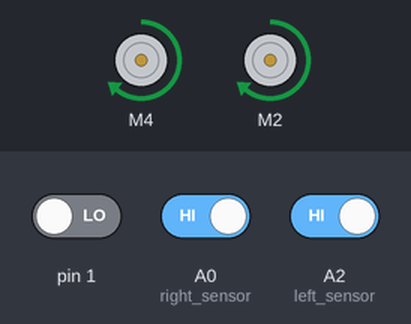
This sketch was run on a simulated Arduino Uno, built with avr-gcc and run on an emulated ATmega328P. Shown: 2 × DC motor (green arrow = forward, orange = backward, longer = faster). The inputs (shaded band) are chosen by the test bench; at power-on: pin 1 LOW, A0 (right_sensor) HIGH, A2 (left_sensor) HIGH.

Above: at 4.2 s.
4.3 s: pin 1 driven HIGH
7.3 s: A0 (right_sensor) driven LOW
At 8.5 s:
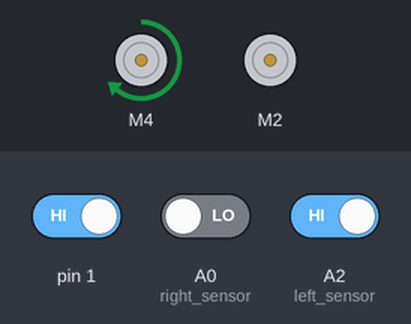
8.8 s: pin 1 driven LOW
At 9.3 s:
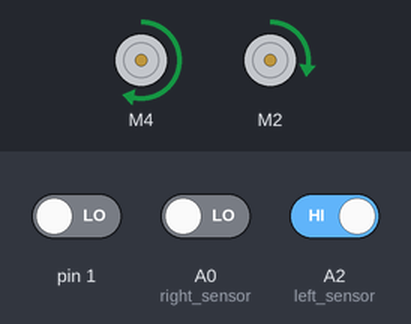
10.3 s: A0 (right_sensor) driven HIGH
At 11.5 s:
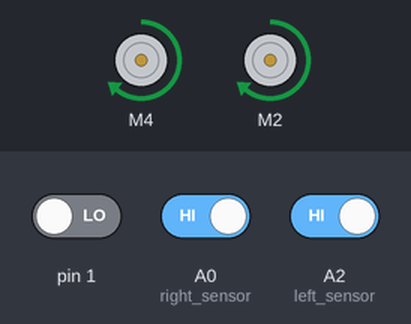
11.8 s: A2 (left_sensor) driven LOW
At 12.8 s:
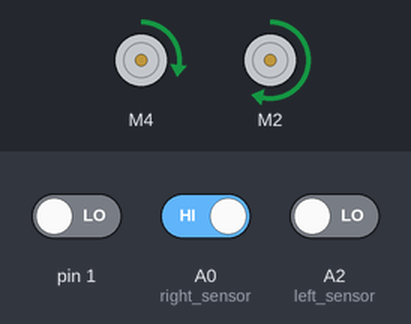
13.3 s: pin 1 driven HIGH
At 13.9 s:
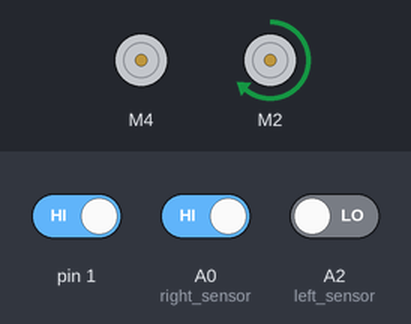
Timing chart, 0 to 15.8 s (numbered marks = the images above; inputs shaded):
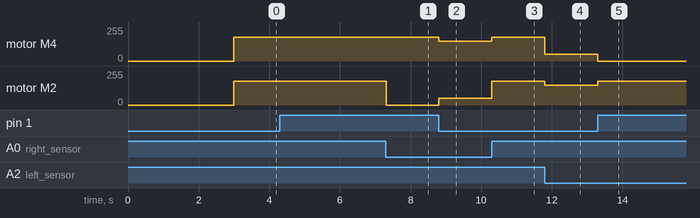

The sketch:

ir_code.ino
```cpp
#include <AFMotor.h>

AF_DCMotor left_motor(2,MOTOR12_1KHZ);
AF_DCMotor right_motor(4,MOTOR12_1KHZ);

int right_sensor=A0;
//int middle_sensor=A1;
int left_sensor=A2;
bool command=true;
int state =0;
bool middle_sensor =true;

void setup() {
  if(Serial.available() > 0){
command = Serial.read();
switch(command){
case 'F':
middle_sensor=true;
break;
case 'B':
middle_sensor=false;
break;
}
}
  pinMode(right_sensor,INPUT);
  //pinMode(middle_sensor,INPUT);
  pinMode(left_sensor ,INPUT);


  right_motor.setSpeed(180);
  right_motor.setSpeed(180);
  delay(3000);//put the car int the begining line after 3 seconds


}

void loop() {
  //the reads of the sensors
  int rs=digitalRead(right_sensor);
  int ms=digitalRead(middle_sensor);
  int ls=digitalRead(left_sensor);

  //conditions
  //read white from the out sensors and black from the middle so move
 if ((ls == 0) && (ms == 1)&&(rs == 0)) //in case 010
  {
    //forward();
  right_motor.setSpeed(180);
  left_motor.setSpeed(180);
  right_motor.run(FORWARD);
  left_motor.run(FORWARD);
    state=1;
  }

  else if((ls == 1) && (ms == 0)&& (rs == 1))
  {
    //forward();
    right_motor.setSpeed(180);
  left_motor.setSpeed(180);
  right_motor.run(FORWARD);
  left_motor.run(FORWARD);
  }

  //natural turn to left
  else if ((ls == 1) && (ms == 0)&&(rs == 0))//in case 100
  {
    //left();
  right_motor.setSpeed(150);
  left_motor.setSpeed(50);
  right_motor.run(FORWARD);
  left_motor.run( FORWARD);
    state=2;
  }

   //turn with an angle to left
  else if ((ls == 1) && (ms == 1)&&(rs == 0))
  {
    //sharp_left();
    right_motor.setSpeed( 180);
  left_motor.setSpeed(0);
  right_motor.run(FORWARD);
  left_motor.run(RELEASE);
     state=2;
  }

  //natural turn to right
  else if ((ls == 0) && (ms == 0)&&(rs == 1))
  {
    //right();
   right_motor.setSpeed(50);
  left_motor.setSpeed(150);
  right_motor.run( FORWARD);
  left_motor.run(FORWARD);
    state=3;
  }

  //angle turn to right
  else if ((ls == 0) && (ms == 1)&&(rs == 1))
  {
    //sharp_right();
    right_motor.setSpeed(0);//shall i low the speed in turns?
  left_motor.setSpeed(180);
  right_motor.run(RELEASE);
  left_motor.run(FORWARD);
     state=3;
  }

  //  in case111 will go for 500ms and if it reads 111 then it arrived to the black square if reads 000 (white) then it reached two ways(circle path)so will retun back for 500ms and turn right or left
  else if ((ls == 1) && (ms == 1)&& (rs == 1))
  {
    //forward(500);       cause we want know either we are towards a circle or we are at the finishing point
       right_motor.setSpeed(180);
  left_motor.setSpeed(180);
  right_motor.run(FORWARD);
  left_motor.run(FORWARD);
    delay(500);

    //stop();
       right_motor.setSpeed(0);
  left_motor.setSpeed(0);
  right_motor.run(RELEASE);
  left_motor.run(RELEASE);
    delay(2);
    if((ls == 1) && (ms == 1)&& (rs == 1))
    {
      //stop();
        right_motor.setSpeed(0);
  left_motor.setSpeed(0);
  right_motor.run(RELEASE);
  left_motor.run(RELEASE);
    }
    else if((ls == 0) && (ms == 0)&& (rs == 0))//on the circle path
    {
      //backward(500);      so we get to the point from where we started
       right_motor.setSpeed( 180);
  left_motor.setSpeed(180);
  right_motor.run(BACKWARD);
  left_motor.run(BACKWARD);
      delay(500);
      //stop(); // delay 500 ms to take the recent read after we get to the point we moved from
        right_motor.setSpeed(0);
  left_motor.setSpeed(0);
  right_motor.run(RELEASE);
  left_motor.run(RELEASE);
      delay(1);
      //right();// we now know that we are in a circle so we must get right or left
      right_motor.setSpeed(50);
  left_motor.setSpeed(150);
  right_motor.run( FORWARD);
  left_motor.run(FORWARD);
    }

  }


///in case 000 if it got out of the line or on dashed linne
  if((ls == 0) && (ms == 0)&& (rs == 0))
  {
    if(state==1)// the last was the straighrtb line and now it is now on the dashedline
    {
      //forward();
      right_motor.setSpeed(180);
  left_motor.setSpeed(180);
  right_motor.run(FORWARD);
  left_motor.run(FORWARD);
    }
    if(state==2)//the last  was left turn and got out
    {
      //left();
       right_motor.setSpeed(150);
  left_motor.setSpeed(50);
  right_motor.run(FORWARD);
  left_motor.run( FORWARD);
    }
    if(state==3)// the last was right turn and got out
    {
      //right();
       right_motor.setSpeed(50);
  left_motor.setSpeed(150);
  right_motor.run( FORWARD);
  left_motor.run(FORWARD);
    }
  }

 }

  //phone control
/*  if(Serial.available() > 0){
command = Serial.read();
switch(command){
case 'F':
forward();
break;
case 'B':
back();
break;
case 'L':
sharp_left();
break;
case 'R':
sharp_right();
break;
}
} */
//functions
/*void forward(){
  right_motor.setSpeed(180);
  left_motor.setSpeed(180);
  right_motor.run(FORWARD);
  left_motor.run(FORWARD);
}
void left(){
  right_motor.setSpeed(150);
  left_motor.setSpeed(50);
  right_motor.run(FORWARD);
  left_motor.run( FORWARD);
}
void right(){
  right_motor.setSpeed(50);
  left_motor.setSpeed(150);
  right_motor.run( FORWARD);
  left_motor.run(FORWARD);
}
void Stop(){
  right_motor.setSpeed(0);
  left_motor.setSpeed(0);
  right_motor.run(RELEASE);
  left_motor.run(RELEASE);
}
void sharp_right(){
  right_motor.setSpeed(0);//shall i low the speed in turns?
  left_motor.setSpeed(180);
  right_motor.run(RELEASE);
  left_motor.run(FORWARD);
}
void sharp_left(){
  right_motor.setSpeed( 180);
  left_motor.setSpeed(0);
  right_motor.run(FORWARD);
  left_motor.run(RELEASE);
}
 void back(){
  right_motor.setSpeed( 180);
  left_motor.setSpeed(180);
  right_motor.run(BACKWARD);
  left_motor.run(BACKWARD);
} */
```

Measured:
- after the input at 7.3 s, motor M2: forward 180/255 → stopped at once
- after the input at 8.8 s, motor M4: forward 180/255 → forward 150/255 at once; motor M2: stopped → forward 50/255 at once
- after the input at 10.3 s, motor M4: forward 150/255 → forward 180/255 at once; motor M2: forward 50/255 → forward 180/255 at once
- after the input at 11.8 s, motor M4: forward 180/255 → forward 50/255 at once; motor M2: forward 180/255 → forward 150/255 at once
- after the input at 13.3 s, motor M4: forward 50/255 → stopped at once; motor M2: forward 150/255 → forward 180/255 at once
